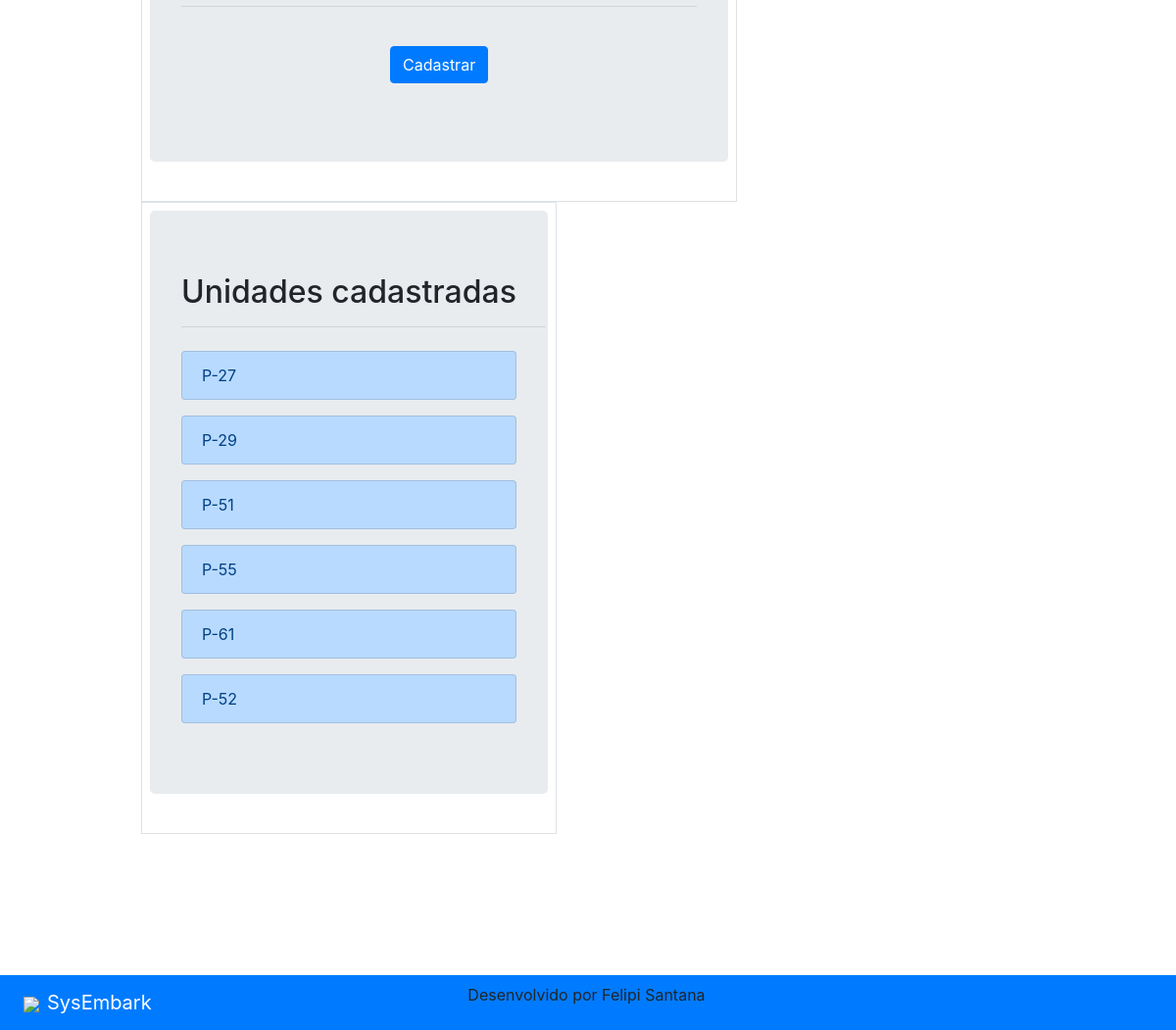
/unidade/cadastro/ (lower part), run on an earlier commit of the app's database.
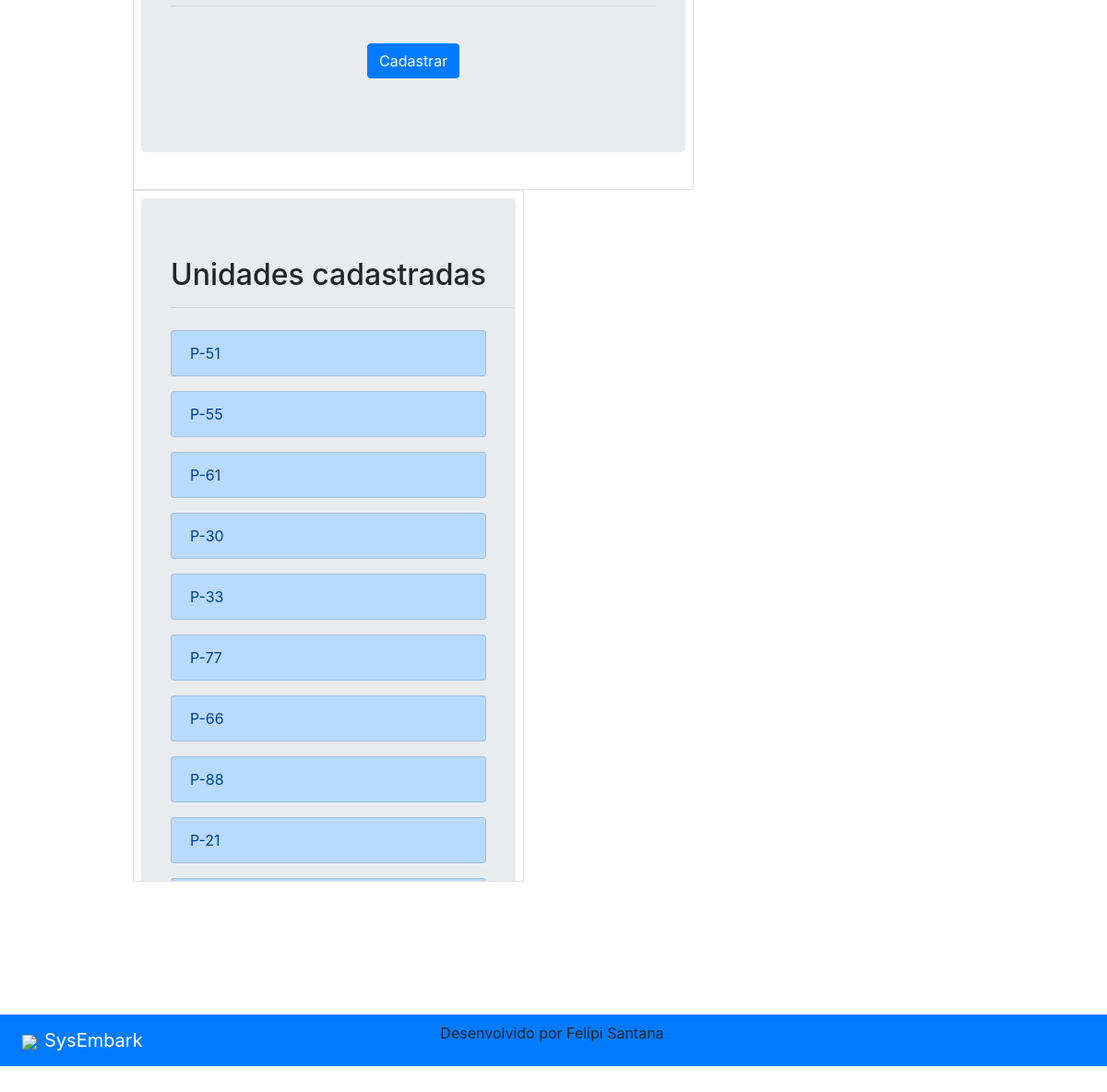
And on a later commit of the database.
### cadastro_unidade/models.py (models this page shows)
class cadastroUnidades(models.Model):
    nome_unidade = models.CharField(max_length=64)
    cursos_necesarios = models.ManyToManyField(cadastroCurso)
    def __str__(self):
        return f"{str(self.nome_unidade).upper()}"

### cadastro_unidade/views.py (the view, shortened to what this page needs)
# urls.py: path('unidade/', include('cadastro_unidade.urls')),
def cadastro_unidade(request, *args):
    form_cadastro_unidade = forms_unidade(request.POST)
    context = {
        'form_cadastro_unidade': form_cadastro_unidade,
        'lista_unidades_cadastradas': cadastroUnidades.objects.all(),
    }
    return render(request, "cadastrounidade/cadastro_unidades.html", context)

### cadastro_curso/models.py (called while the page is built)
    def __str__(self):
        return f"{str(self.nome_curso).upper()}"

### cadastro_unidade/templates/cadastrounidade/cadastro_unidades.html (shortened to what this page needs)
{% extends "index/index.html" %}
{% block content %}
<div class='container-fluig m-5 p-5'>
    <div class="container-fluig row mx-auto p-5">
        <div class="col-sm-6 col-lg-8 border p-2" style="height:max-content;">
          <div class="jumbotron">
            <div class="m-auto p-auto">
              <form id="form_Cadastro" class="needs-validation" novalidate action="{% url 'cadastro_unidade' %}" method="POST">
                <hr class="my-4">
                <div class="py-3 mx-auto" style="width: 100px;">
                  <button type="submit" class="btn btn-primary" onclick="resetar_campos()"
                    style="width: 100px;">Cadastrar</button>
                </div>
              </form>
            </div>
          </div>
        </div>
        <div class="col-6 col-lg-4 border p-2 overflow-auto"
          style="min-width: max-content; height: max-content; max-height: 750px;">
          <div class="jumbotron">
            <h2 class="display-5">Unidades cadastradas</h2>
            <hr class="container-fluid mx-auto">
            {% for unidade in lista_unidades_cadastradas %}
            <div class="list-group py-2 ">
              <a href="{% url 'visualizar_unidade' unidade.id %}" class="list-group-item list-group-item-action list-group-item-primary">{{ unidade }}</a>
            </div>
            {% endfor %}
          </div>
        </div>
      </div>
</div>
{% endblock %}

### index/templates/index/index.html (shortened to what this page needs)
{% extends "index/layout_base.html" %}
{% block header %}
<link rel="stylesheet" href="https://stackpath.bootstrapcdn.com/bootstrap/4.4.1/css/bootstrap.min.css"
>
{% endblock %}
{% block footer %}
<footer>
    <footer class="navbar navbar-expand-lg navbar-dark bg-primary">
        <a class="navbar-brand disabled"><img src="https://image.flaticon.com/icons/svg/1283/1283187.svg"
                class='px-2 disabled' width="50px">SysEmbark</a>
        <div class="container-fluig mx-auto" style="width: 400px;">
            <p>Desenvolvido por Felipi Santana</p>
        </div>
    </footer>
</footer>
{% endblock %}

### index/templates/index/layout_base.html (shortened to what this page needs)
<!doctype html>
<html lang="pt-br">
<head>
  {% block header %}{% endblock %}
</head>
<body>
  <section>
    {% block content %}
    {% endblock %}
  </section>
  {% block footer %}
  {% endblock %}
</body>
</html>

What changed in the data, as far as the page shows it:
removed cadastroUnidades: nome_unidade "P-27"
removed cadastroUnidades: nome_unidade "P-29"
removed cadastroUnidades: nome_unidade "P-52"
added cadastroUnidades: nome_unidade "P-30"
added cadastroUnidades: nome_unidade "P-33"
added cadastroUnidades: nome_unidade "P-77"
added cadastroUnidades: nome_unidade "P-66"
added cadastroUnidades: nome_unidade "P-88"
added cadastroUnidades: nome_unidade "P-21"
